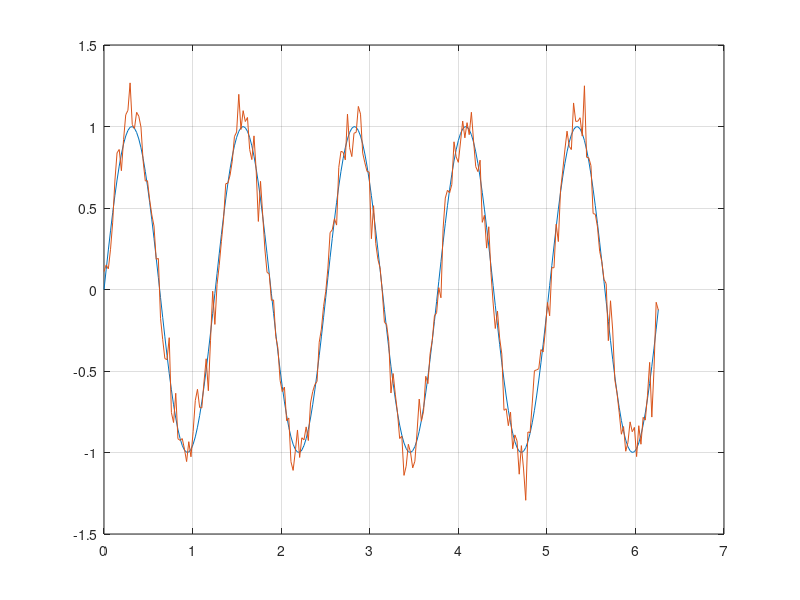
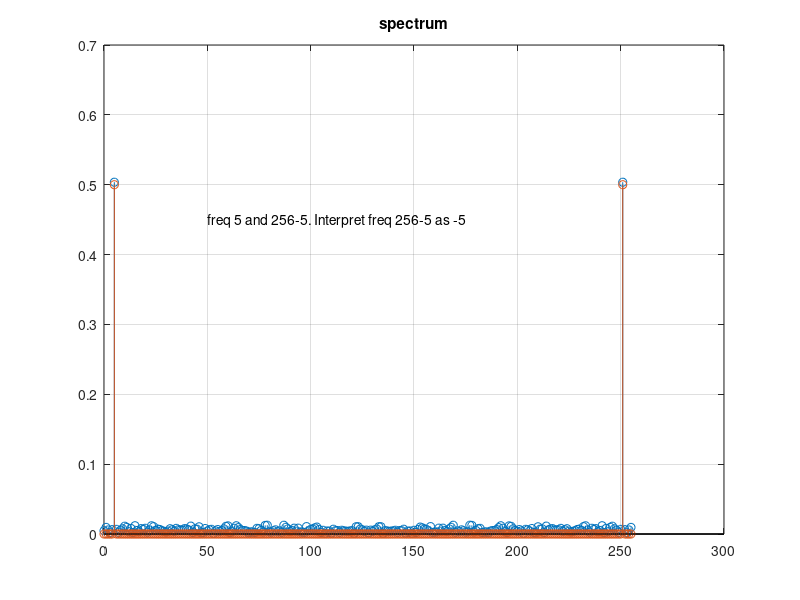
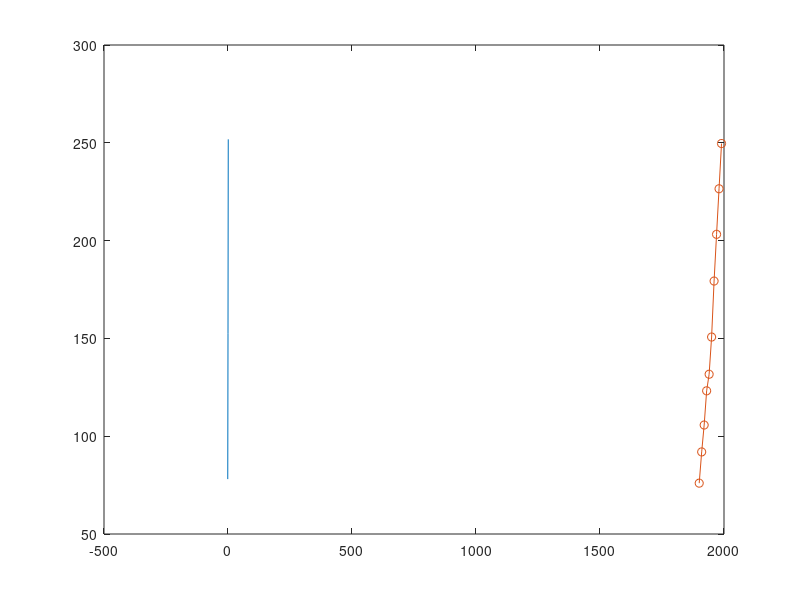
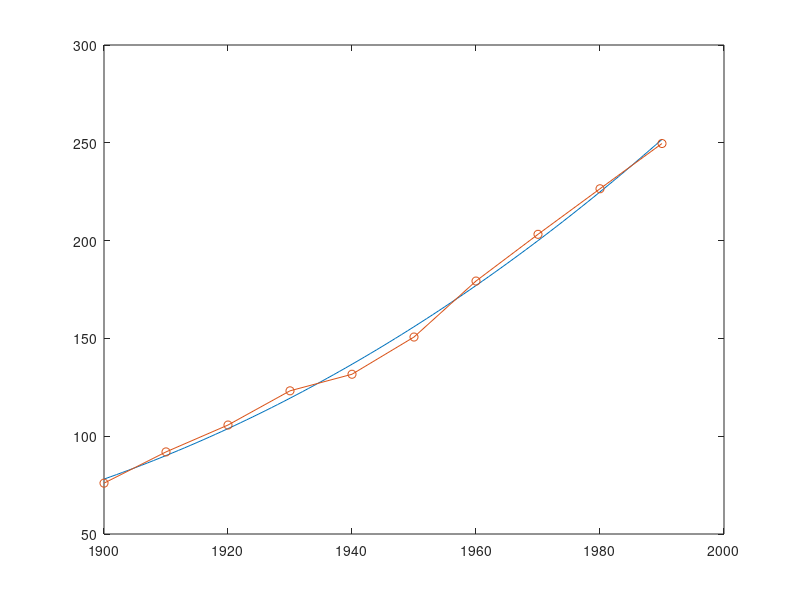

These charts were generated, in order, by the following MATLAB code: (Note: this script raises an error after producing the figures.)
% Problem1
%a 
t = [1900; 1910; 1920; 1930; 1940; 1950; 1960; 1970; 1980; 1990];
T = length(t);
A = [ones(T,1), t, t.^2, t.^3];


b = [75.995; 91.972; 105.711; 123.203; 131.669; 150.697; 179.323; 203.212; 226.505; 249.633];

%b
% A'Ax = A'b
x = (A' * A)\ A' * b;

tt = (1900:1990)';
pt = x(1) + x(2) * tt +  x(3) * tt.^2 + x(4) * tt.^3;

figure(1)
plot(tt, pt, t, b, '-o');

%c
% Prove that x'A'Ax>= for any x
% Say Ax = y
% y'y = norm(y) >= for any y
% This implies that x'A'Ax>= for any x
rank(A)
% rank(A) = 4
L = chol(A' * A, 'lower');
z = A' * b ; 
y = L \ z; 
x2 = L' \ y; 
 

%d
[Q,R] = qr(A);
%Rx = Q'b
bQ = Q'*b;
x3 = R(1:4, :) \ bQ(1:4);

figure(4)
tt = (1900:1990)';
pz = x3(1) + x3(2) * tt +  x3(3) * tt.^2 + x3(4) * tt.^3;
plot(tt, pz, t, b, '-o')

%Problem2
%a
t = [1900; 1910; 1920; 1930; 1940; 1950; 1960; 1970; 1980; 1990];
T = length(t);
x = (t - 1945) / 45; 

p0 = x.^0;
p1 = x;
p2 = 0.5 * (3*x.^2 - 1);
p3 = 0.5 * (5*x.^3 - 3*x);

P = [ones(T, 1), p1, p2, p3];

%The resulting polynomials are orthogonal because the dot products of the
%vectors are all 0

%b
% P'Py= P'b
y = (P' * P) \(P' *b);
% y = [152.4013 86.6472 12.5160 0.2035]'
% y is much larger than x
tt = ((1900-1945)/45:(1990-1945)/45)';
py = y(1) + y(2) * tt +  y(3) * tt.^2 + y(4) * tt.^3;

figure(2)
plot(tt, py, t, b, '-o')

%c
[Q,R] = qr(P);
bQ = Q'*b;
y2 = R(1:4, :) \ bQ(1:4);

% y2 = [152.4013 86.6472 12.516 0.2035]'
tt = ((1900-1945)/45:(1990-1945)/45)';
px = y2(1) + y2(2) * tt +  y2(3) * tt.^2 + y2(4) * tt.^3;

figure(3)
plot(tt, px, t, b, '-o')

%Problem 3
close all
clear vars
% fourier transform defs
% h(w) = int[h(t)*exp(-iwt)*dt]
% h(t) = 1/2pi * int[ H(w) * exp(iwt) dw ] - inverse
close all;
clearvars;
N = 256;
dx = 2 * pi / N;
x = (0:N-1)' * dx;
w_n = (0:N-1)'; % freq
sn = 0.1;
dz = sn*randn(N,1);
y = sin(5*x);
z = y + dz;
figure(1);
title('y and z');
plot(x, y, x, z);
grid on;
% fourier transform / spectrum of y
y_w = fft(y);
y_abs_dx_plot = abs(y_w) * dx / (2*pi);  %  plot amplitudes (normalized)
z_w = fft(z);
z_abs_dx_plot = abs(z_w) * dx / (2*pi);  %  plot amplitudes (normalized)
figure(2);
stem(w_n, z_abs_dx_plot); %
title('spectrum')
hold on
stem(w_n, y_abs_dx_plot); % freq at 5 and 256-5, 256-5 represents freq -5
text(50, 0.45,  'freq 5 and 256-5. Interpret freq 256-5 as -5')
grid on;
z_w_2 = thresh(z_w, 2);
z_w_3 = thresh(z_w, 3);
z_w_4 = thresh(z_w, 4);
s_2 = ifft(z_w_2);
s_3 = ifft(z_w_3);
s_4 = ifft(z_w_4);
figure(3)
plot(x, z, x, s_2, x, s_3, x, s_4); % cannot see well
grid on
legend('z', 's_2', 's_3', 's_4')
figure(4)
subplot(4, 1, 1);
plot(x, z); grid on;
title('z')
subplot(4, 1, 2);
plot(x, s_2); grid on;
title('s_2')
subplot(4, 1, 3);
plot(x, s_3); grid on;
title('s_3')
subplot(4, 1, 4);
plot(x, s_4); grid on;
title('s_4')
% zoom into filtered s_4
figure(5)
plot(x, s_4, x, y); grid on;
legend('s_4', 'y')
% conclusions
% original y gets progreessively better extracted with the increased threshold
% (in other words noise better filtered as we increase the threshold)
% (s2, s3, s4 are progressively closer to the original y)
% however original y gets distorted - as one can see from fig 5 -
% s_4 > 1 at peak 2, 4 and less s4 < 1, i.e. we don't fully recover
% original y
